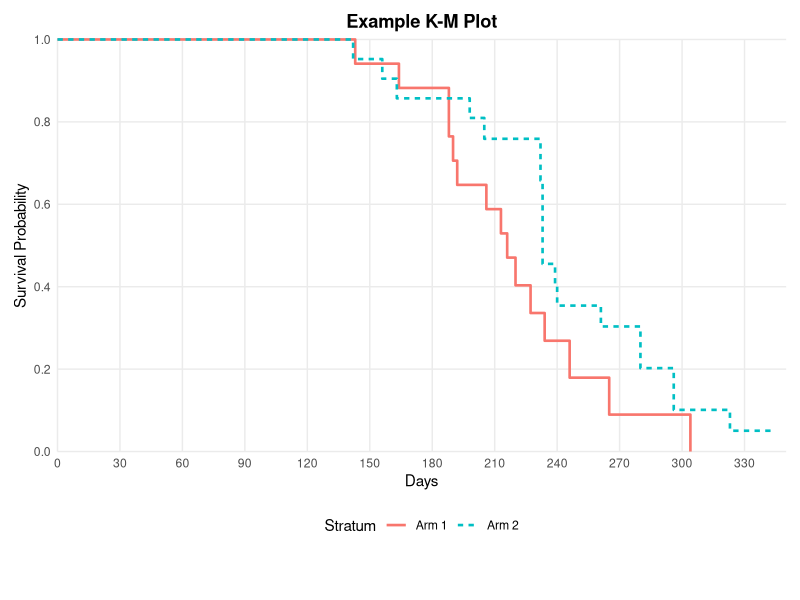

The R script that drew this image:
out <- Sys.getenv("OUT_DIR")
if (out == "" || is.na(out)) out <- getwd()
if (!dir.exists(out)) dir.create(out, recursive = TRUE, showWarnings = FALSE)

round_half_up <- function(x, digits = 0) {
  if (length(x) == 0) return(x)
  mult <- 10^digits
  sign_x <- sign(x)
  y <- abs(x) * mult
  y <- floor(y + 0.5 + 1e-12)
  sign_x * y / mult
}
fmt4 <- function(x) sprintf("%.4f", round_half_up(x,4))
fmt3 <- function(x) sprintf("%.3f", round_half_up(x,3))
fmt2 <- function(x) sprintf("%.2f", round_half_up(x,2))
fmt_p <- function(p){
  if (is.na(p)) return("")
  if (p < 0.0001) return("<.0001")
  fmt4(p)
}

library(dplyr)
library(tidyr)
library(survival)
library(ggplot2)

# data one as in SAS ----------------------------------------------------
arm1_events <- c(143,164,188,188,190,192,206,213,216,220,227.23,234,246,265,304)
arm1_cens   <- c(216,244)
arm2_events <- c(142,156,163,198,205,232,232,233,233,233,233,239,240,261,280,280,296,296,323)
arm2_cens   <- c(204,344)

one <- bind_rows(
  tibble(arm="Arm 1", day=arm1_events, censor=0),
  tibble(arm="Arm 1", day=arm1_cens,   censor=1),
  tibble(arm="Arm 2", day=arm2_events, censor=0),
  tibble(arm="Arm 2", day=arm2_cens,   censor=1)
) %>% arrange(arm, day, censor)

arms <- c("Arm 1","Arm 2")

# KM table per stratum with time 0 row ---------------------------------
km_table <- function(df){
  times <- sort(unique(df$day))
  n_at_risk <- nrow(df)
  S <- 1
  greenwood_sum <- 0
  rows <- list()
  rows[[1]] <- tibble(day=0, d=0L, c=0L, n_risk=n_at_risk,
                      survival=1, failure=0, se=0, number_failed=0L,
                      number_left=n_at_risk, cens_mark="", greenwood_sum=0)
  cum_failed <- 0
  for(t in times){
    idx <- which(df$day==t)
    d <- sum(df$censor[idx]==0)
    cc <- sum(df$censor[idx]==1)
    n <- n_at_risk
    if(d>0){
      if(n > d) greenwood_sum <- greenwood_sum + d/(n*(n-d))
      S <- S * (1 - d/n)
    }
    se <- S * sqrt(greenwood_sum)
    if(S==0) se <- 0
    cum_failed <- cum_failed + d
    n_left <- n - d - cc
    cens_mark <- ifelse(cc>0 && d==0, "*", "")
    rows[[length(rows)+1]] <- tibble(day=t, d=d, c=cc, n_risk=n,
                                     survival=S, failure=1-S, se=se,
                                     number_failed=cum_failed, number_left=n_left,
                                     cens_mark=cens_mark, greenwood_sum=greenwood_sum)
    n_at_risk <- n_left
  }
  bind_rows(rows)
}
km_list <- lapply(arms, function(a) km_table(filter(one, arm==a)))
names(km_list) <- arms
km_all <- bind_rows(lapply(seq_along(arms), function(i) mutate(km_list[[i]], arm=arms[i])))

# at-risk 0 to 330 by 30
atrisk_times <- seq(0,330,by=30)
atrisk_list <- lapply(arms, function(a) sapply(atrisk_times, function(t) sum(one$day[one$arm==a] >= t)))
atrisk_df <- as.data.frame(do.call(rbind, atrisk_list))
colnames(atrisk_df) <- paste0("t", atrisk_times)
atrisk_df$arm <- arms
atrisk_df <- atrisk_df %>% select(arm, everything())

# CI log-log for quartiles
compute_ci <- function(km){
  z <- qnorm(0.975)
  km$surv_lower <- NA_real_
  km$surv_upper <- NA_real_
  for(i in seq_len(nrow(km))){
    S <- km$survival[i]
    gs <- km$greenwood_sum[i]
    if(S==1){ km$surv_lower[i]<-1; km$surv_upper[i]<-1; next }
    if(S==0){ km$surv_lower[i]<-0; km$surv_upper[i]<-0; next }
    if(S<=0 || S>=1) next
    var_loglog <- gs / (log(S)^2)
    se_loglog <- sqrt(var_loglog)
    lower <- S ^ exp(z*se_loglog)
    upper <- S ^ exp(-z*se_loglog)
    km$surv_lower[i] <- max(0,min(1,lower))
    km$surv_upper[i] <- max(0,min(1,upper))
  }
  km
}
km_list_ci <- lapply(km_list, compute_ci)

quartile_estimates <- function(km){
  ps <- c(0.75,0.5,0.25)
  res <- tibble(percent=ps*100, estimate=NA_real_, lower=NA_real_, upper=NA_real_)
  for(j in seq_along(ps)){
    p <- ps[j]
    idx <- which(km$survival <= p)
    if(length(idx)>0){
      res$estimate[j] <- km$day[min(idx)]
      idx_low <- which(km$surv_upper <= p)
      idx_up  <- which(km$surv_lower <= p)
      if(length(idx_low)>0) res$lower[j] <- km$day[min(idx_low)]
      if(length(idx_up)>0)  res$upper[j] <- km$day[min(idx_up)]
    }
  }
  res
}
quartile_list <- lapply(km_list_ci, quartile_estimates)
names(quartile_list) <- arms

# restricted mean and SE with m/(m-1) factor
mean_restricted <- function(df, km){
  event_times <- df$day[df$censor==0]
  tau <- max(event_times)
  times <- sort(unique(km$day[km$day<=tau & km$day>0]))
  all_times <- c(0, times)
  S_after <- c(1, km$survival[match(times, km$day)])
  area <- 0
  for(k in 1:(length(all_times)-1)){
    delta <- all_times[k+1]-all_times[k]
    area <- area + S_after[k] * delta
  }
  event_distinct <- sort(unique(event_times))
  m <- length(event_times)
  A_vals <- c()
  d_vals <- c()
  n_vals <- c()
  for(t in event_distinct){
    idx <- which(all_times==t)
    A <- 0
    for(k in idx:(length(all_times)-1)){
      delta <- all_times[k+1]-all_times[k]
      A <- A + S_after[k] * delta
    }
    A_vals <- c(A_vals, A)
    row <- km[km$day==t,]
    d_vals <- c(d_vals, row$d)
    n_vals <- c(n_vals, row$n_risk)
  }
  sum_term <- 0
  for(i in seq_along(A_vals)){
    d <- d_vals[i]; n <- n_vals[i]; A <- A_vals[i]
    if(n > d && d>0) sum_term <- sum_term + A^2 * d / (n*(n-d))
  }
  se <- if(m>1) sqrt(m/(m-1)*sum_term) else sqrt(sum_term)
  list(mean=area, se=se, tau=tau, m=m)
}
mean_list <- lapply(seq_along(arms), function(i) mean_restricted(filter(one, arm==arms[i]), km_list[[i]]))
names(mean_list) <- arms

# Summary censored
summary_cens <- bind_rows(lapply(arms, function(a){
  df <- filter(one, arm==a)
  tibble(arm=a, total=nrow(df), failed=sum(df$censor==0), censored=sum(df$censor==1),
         percent_censored=censored/total*100)
})) %>%
  bind_rows(tibble(arm="Total", total=nrow(one), failed=sum(one$censor==0),
                   censored=sum(one$censor==1), percent_censored=censored/total*100))

# Rank tests manual (SAS formulas) --------------------------------------
event_times_all <- sort(unique(one$day[one$censor==0]))
U_lr <- 0; U_w <- 0
V_lr <- 0; V_w <- 0
LR_stat <- 0
for(t in event_times_all){
  n1 <- sum(one$day[one$arm=="Arm 1"] >= t)
  n2 <- sum(one$day[one$arm=="Arm 2"] >= t)
  n <- n1+n2
  d1 <- sum(one$arm=="Arm 1" & one$day==t & one$censor==0)
  d2 <- sum(one$arm=="Arm 2" & one$day==t & one$censor==0)
  d <- d1+d2
  if(n<=1) next
  e1 <- n1*d/n
  U_lr <- U_lr + (d1 - e1)
  U_w  <- U_w  + n*(d1 - e1)
  var_lr_j <- n1*n2*d*(n-d) / (n^2*(n-1))
  var_w_j  <- n^2 * n1*n2*d*(n-d) / (n^2*(n-1))
  V_lr <- V_lr + var_lr_j
  V_w  <- V_w  + var_w_j
  for(k in 1:2){
    nk <- if(k==1) n1 else n2
    dk <- if(k==1) d1 else d2
    ek <- nk*d/n
    if(dk>0 && ek>0) LR_stat <- LR_stat + dk*log(dk/ek)
    if((nk-dk)>0 && (nk-ek)>0) LR_stat <- LR_stat + (nk-dk)*log((nk-dk)/(nk-ek))
  }
}
LR_stat <- 2*LR_stat
chisq_lr <- if(V_lr>0) U_lr^2 / V_lr else 0
chisq_w  <- if(V_w>0)  U_w^2  / V_w  else 0
p_lr <- 1-pchisq(chisq_lr,1)
p_w  <- 1-pchisq(chisq_w,1)
p_lr2 <- 1-pchisq(LR_stat,1)

exp1_lr <- 0; exp2_lr <- 0
exp1_w <- 0; exp2_w <- 0
obs1 <- sum(one$arm=="Arm 1" & one$censor==0)
obs2 <- sum(one$arm=="Arm 2" & one$censor==0)
for(t in event_times_all){
  n1 <- sum(one$day[one$arm=="Arm 1"] >= t)
  n2 <- sum(one$day[one$arm=="Arm 2"] >= t)
  n <- n1+n2
  d <- sum(one$day==t & one$censor==0)
  exp1_lr <- exp1_lr + n1*d/n
  exp2_lr <- exp2_lr + n2*d/n
  exp1_w <- exp1_w + n*n1*d/n
  exp2_w <- exp2_w + n*n2*d/n
}
obs1_w <- 0; obs2_w <- 0
for(t in event_times_all){
  n <- sum(one$day >= t)
  d1 <- sum(one$arm=="Arm 1" & one$day==t & one$censor==0)
  d2 <- sum(one$arm=="Arm 2" & one$day==t & one$censor==0)
  obs1_w <- obs1_w + n*d1
  obs2_w <- obs2_w + n*d2
}

cov_lr <- matrix(c(V_lr, -V_lr, -V_lr, V_lr), nrow=2, byrow=TRUE)
cov_w  <- matrix(c(V_w, -V_w, -V_w, V_w), nrow=2, byrow=TRUE)

# Build text output -----------------------------------------------------
txt <- c(
  "Example K-M Plot",
  "",
  "The LIFETEST Procedure",
  "",
  "Strata: arm",
  "Time variable: day  Censoring variable: censor(1)",
  ""
)
for(i in seq_along(arms)){
  a <- arms[i]; km <- km_list[[i]]
  txt <- c(txt, paste0("Product-Limit Survival Estimates for ", a),
           "day  Survival  Failure  Survival Std Error  Number Failed  Number Left",
           "------------------------------------------------------------------------")
  for(r in seq_len(nrow(km))){
    mark <- km$cens_mark[r]
    day_lab <- paste0(fmt3(km$day[r]), ifelse(mark=="*", "*", ""))
    txt <- c(txt, sprintf("%7s  %8s  %7s  %12s  %13d  %11d",
                          day_lab, fmt4(km$survival[r]), fmt4(km$failure[r]), fmt4(km$se[r]),
                          km$number_failed[r], km$number_left[r]))
  }
  txt <- c(txt, "")
  q <- quartile_list[[a]]
  txt <- c(txt, paste0("Quartile Estimates for ", a),
           "Percent  Point Estimate  95% Confidence Interval [Lower Upper)",
           "------------------------------------------------------------")
  for(r in seq_len(nrow(q))){
    txt <- c(txt, sprintf("%6.1f  %14s  %10s  %10s",
                          q$percent[r],
                          ifelse(is.na(q$estimate[r]), ".", fmt3(q$estimate[r])),
                          ifelse(is.na(q$lower[r]), ".", fmt3(q$lower[r])),
                          ifelse(is.na(q$upper[r]), ".", fmt3(q$upper[r]))))
  }
  txt <- c(txt, "")
  mres <- mean_list[[a]]
  txt <- c(txt, paste0("Mean and Standard Error for ", a),
           sprintf("Mean (restricted to %.3f): %s  Standard Error: %s", mres$tau, fmt3(mres$mean), fmt3(mres$se)),
           "")
}
txt <- c(txt,
         "Summary of the Number of Censored and Uncensored Values",
         "Stratum  Total  Failed  Censored  Percent Censored",
         "---------------------------------------------------")
for(r in seq_len(nrow(summary_cens))){
  txt <- c(txt, sprintf("%-7s  %5d  %6d  %8d  %12s",
                        summary_cens$arm[r], summary_cens$total[r], summary_cens$failed[r],
                        summary_cens$censored[r], fmt2(summary_cens$percent_censored[r])))
}
txt <- c(txt, "",
         "Rank Statistics",
         "Test  Stratum  Observed  Expected",
         "---------------------------------")
txt <- c(txt, sprintf("Log-Rank  %-7s  %8.4f  %8.4f", "Arm 1", as.numeric(obs1), exp1_lr))
txt <- c(txt, sprintf("Log-Rank  %-7s  %8.4f  %8.4f", "Arm 2", as.numeric(obs2), exp2_lr))
txt <- c(txt, sprintf("Wilcoxon  %-7s  %8.4f  %8.4f", "Arm 1", obs1_w, exp1_w))
txt <- c(txt, sprintf("Wilcoxon  %-7s  %8.4f  %8.4f", "Arm 2", obs2_w, exp2_w))
txt <- c(txt, "",
         "Covariance Matrix for the Log-Rank Statistics",
         "          Arm 1      Arm 2",
         "---------------------------")
for(r in 1:2) txt <- c(txt, sprintf("%-7s  %8.4f  %8.4f", arms[r], cov_lr[r,1], cov_lr[r,2]))
txt <- c(txt, "",
         "Covariance Matrix for the Wilcoxon Statistics",
         "          Arm 1      Arm 2",
         "---------------------------")
for(r in 1:2) txt <- c(txt, sprintf("%-7s  %8.4f  %8.4f", arms[r], cov_w[r,1], cov_w[r,2]))
txt <- c(txt, "",
         "Test of Equality over Strata",
         "Test          Chi-Square  DF  Pr > Chi-Square",
         "---------------------------------------------",
         sprintf("Log-Rank      %10s   1  %12s", fmt4(chisq_lr), fmt_p(p_lr)),
         sprintf("Wilcoxon      %10s   1  %12s", fmt4(chisq_w), fmt_p(p_w)),
         sprintf("-2Log(LR)     %10s   1  %12s", fmt4(LR_stat), fmt_p(p_lr2)),
         "",
         sprintf("Sample Size = %d", nrow(one)),
         "")

writeLines(txt, file.path(out, "P040_f_kmplot.txt"))

# CSV of table body
csv_df <- km_all %>% select(arm, day, survival, failure, se, number_failed, number_left, cens_mark) %>% arrange(arm, day)
write.csv(csv_df, file.path(out, "P040_f_kmplot.csv"), row.names=FALSE, na="")

write.csv(atrisk_df, file.path(out, "P040_f_kmplot_atrisk.csv"), row.names=FALSE, na="")

# Plot ------------------------------------------------------------------
plot_data <- bind_rows(lapply(seq_along(arms), function(i){
  km <- km_list[[i]]
  tibble(time=c(0, km$day[km$day>0]), surv=c(1, km$survival[km$day>0]), arm=arms[i])
}))
atrisk_long <- atrisk_df %>% pivot_longer(cols=starts_with("t"), names_to="time", values_to="n_at_risk") %>%
  mutate(time=as.numeric(sub("t","",time)))

p <- ggplot(plot_data, aes(x=time, y=surv, color=arm, linetype=arm)) +
  geom_step(direction="hv", linewidth=0.9) +
  scale_x_continuous(limits=c(0,350), breaks=seq(0,330,by=30), expand=c(0,0)) +
  scale_y_continuous(limits=c(0,1), breaks=seq(0,1,by=0.2), expand=c(0,0)) +
  labs(title="Example K-M Plot", x="Days", y="Survival Probability", color="Stratum", linetype="Stratum") +
  theme_minimal(base_size=11) +
  theme(plot.title=element_text(hjust=0.5, face="bold"), legend.position="bottom",
        panel.grid.minor=element_blank(), plot.margin=margin(10,10,40,10)) +
  geom_text(data=atrisk_long, aes(x=time, y=-0.08, label=n_at_risk, color=arm),
            size=3, show.legend=FALSE, inherit.aes=FALSE) +
  annotate("text", x=-15, y=-0.08, label="At Risk", size=3, hjust=1) +
  coord_cartesian(clip="off", ylim=c(0,1))

ggsave(file.path(out, "P040_f_kmplot.png"), plot=p, width=8, height=6, dpi=300, bg="white")
write.csv(plot_data, file.path(out, "P040_f_kmplot_plotdata.csv"), row.names=FALSE, na="")

cat("P040 R translation complete. Outputs written to", out, "\n")
cat("Log-Rank chi-square:", chisq_lr, "p:", p_lr, " Wilcoxon:", chisq_w, " LR:", LR_stat, "\n")
